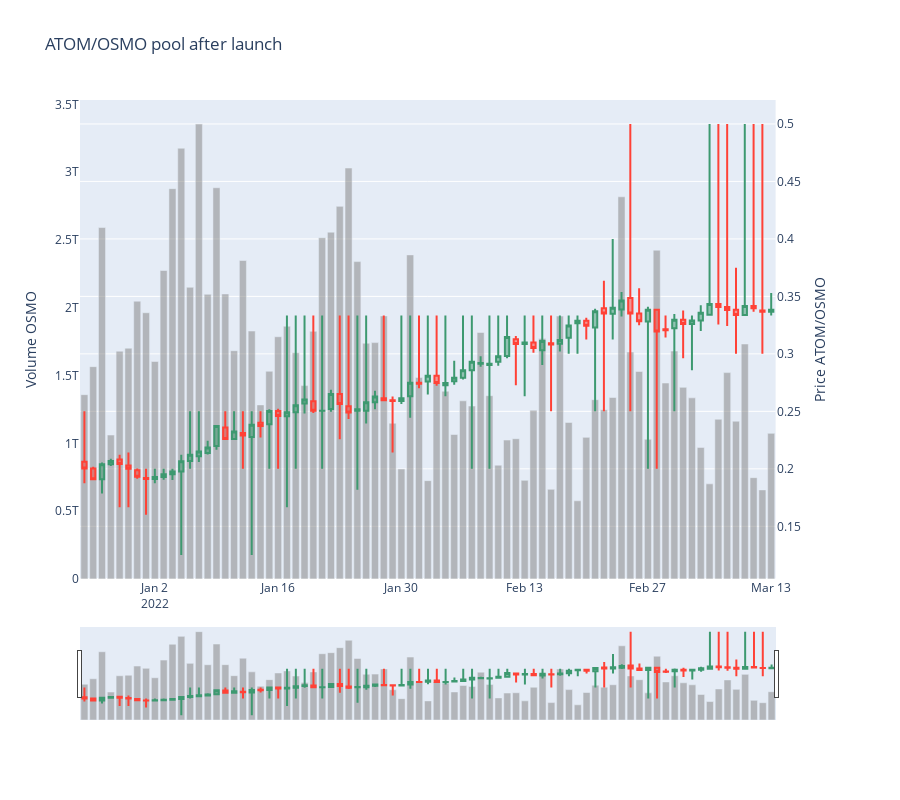

Notebook source saved alongside this figure:
### Markdown cell above
# Draw candle chart

### Code cell
import plotly.graph_objects as go
from plotly.subplots import make_subplots

candlesticks = go.Candlestick(
    x=candles.index,
    open=candles['open'],
    high=candles['high'],
    low=candles['low'],
    close=candles['close'],
    showlegend=False
)

volume_bars = go.Bar(
    x=candles.index,
    y=candles['volume'],
    showlegend=False,
    marker={
        "color": "rgba(128,128,128,0.5)",
    }
)

fig = go.Figure(candlesticks)
fig = make_subplots(specs=[[{"secondary_y": True}]])
fig.add_trace(candlesticks, secondary_y=True)
fig.add_trace(volume_bars, secondary_y=False)
fig.update_layout(title="ATOM/OSMO pool after launch", height=800)
fig.update_yaxes(title="Price ATOM/OSMO", secondary_y=True, showgrid=True)
fig.update_yaxes(title="Volume OSMO", secondary_y=False, showgrid=False)
fig.show()
